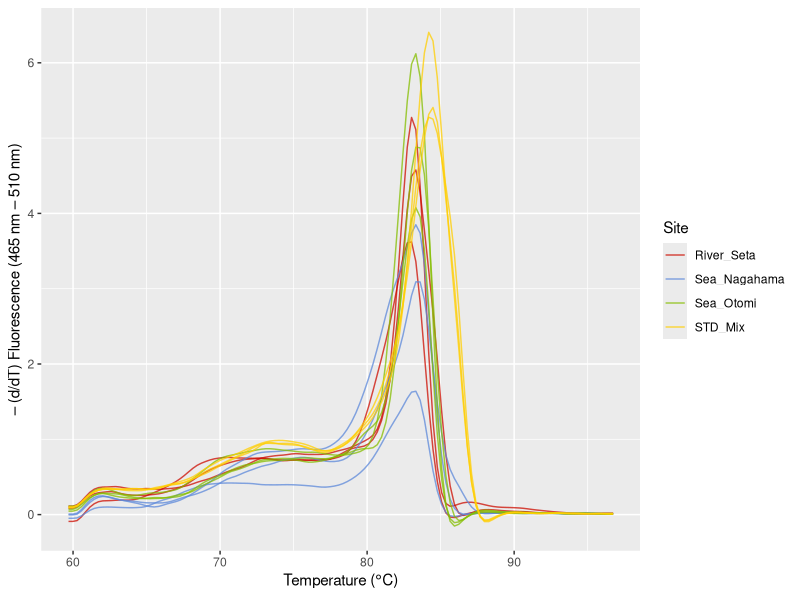

Write the R code that produced this figure.
####
#### Melting curve figure for eDNA-seq
#### 2022.05.12 revision for Environmental DNA
#### R 4.1.2
####

# Set working directory
if(basename(getwd()) != "FigCode") setwd("FigCode")

# Load libraries
## For general
library(tidyverse); packageVersion("tidyverse") # 1.3.1, 2021.8.25
library(cowplot); packageVersion("cowplot") # 1.1.1, 2021.3.1
library(ggsci); packageVersion("ggsci") # 2.9, 2021.8.26
theme_set(theme_cowplot())

# Prepare output folders
fig_dir <- "00_RawFigs/"
fig_dir_out <- "00_FormattedFigs/"


# --------------------------------------------------------- #
#  Load data
# --------------------------------------------------------- #
d <- read_csv("data_fig/data_melting_curve.csv",
              col_types = cols(temp = col_double(),
                               value = col_double(),
                               site = col_factor(),
                               replicate = col_factor()))

# --------------------------------------------------------- #
#  Visualize
# --------------------------------------------------------- #
g1 <- d %>% 
  ggplot(aes(x = temp, y = value, color = site, group = site:replicate)) +
  geom_line(alpha = 0.75) +
  scale_color_startrek(name = "Site") +
  xlab(expression(paste("Temperature (", degree, "C)"))) +
  ylab("– (d/dT) Fluorescence (465 nm – 510 nm)") +
  theme_gray() +
  NULL

# --------------------------------------------------------- #
#  Save figures
# --------------------------------------------------------- #
cairo_pdf(file = sprintf("%s/Figure_S_MeltingCurve.pdf", fig_dir_out),
          width = 8, height = 4)
g1; dev.off()
